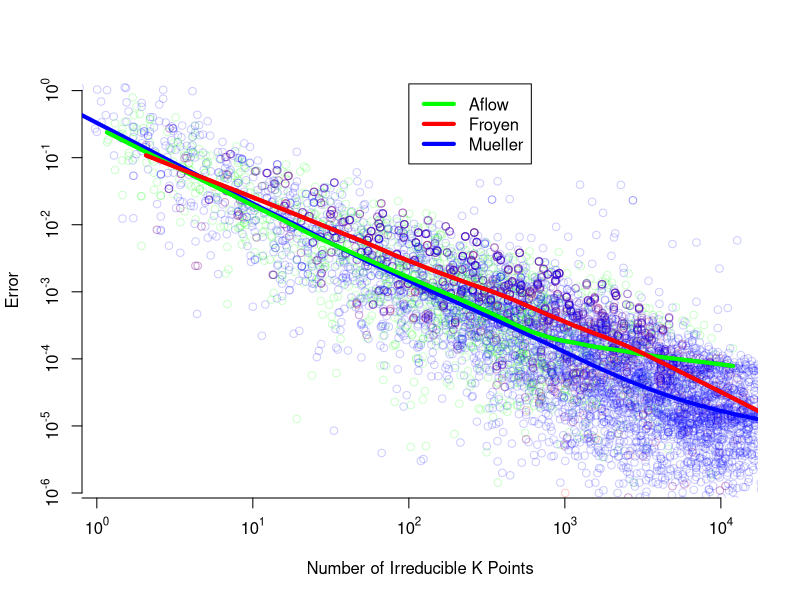

This figure's R source:
aflow <- read.delim("Aflow_metals_kpd.csv",header=F,sep="\t")
froy_v <- read.delim("Froyen_VASP_metals_kpd.csv",header=F,sep="\t")
froy <- read.delim("Froyen_metals_kpd.csv",header=F,sep="\t")
muel <- read.delim("Mueller_metals_kpd.csv",header=F,sep="\t")
library("scales")
mycol=c("green","red","blue")
opa.a <- 0.2
span.sm <- 0.5
pdf("ErrorComparison.pdf",height=5,width=7)
x<-aflow
x<-log10(x)
plot(x[,1],x[,2],col=alpha(mycol[1],opa.a),xlab="Number of Irreducible K Points",ylab="Error",axes=F)
ticks <- c(-.5,0,1,2,3,4)
labs <- sapply(ticks, function(i) as.expression(bquote(10^ .(i))))
axis(1,at=ticks,labels=labs)
ticks <- seq(0,-6, by=-1)
labs <- sapply(ticks, function(i) as.expression(bquote(10^ .(i))))
axis(2,at=ticks,labels=labs)
ff1<-loess.smooth(x[,1],x[,2],span=span.sm,evaluation=200)
lines(ff1$x,ff1$y,col=mycol[1],lwd=4)
x<-froy
x<-log10(x)
points(x[,1],x[,2],col=alpha(mycol[2],opa.a))
ff2<-loess.smooth(x[,1],x[,2],span=span.sm,evaluation=200)
lines(ff2$x,ff2$y,col=mycol[2],lwd=4)
x<-muel
x<-log10(x)
points(x[,1],x[,2],col=alpha(mycol[3],opa.a))
ff3<-loess.smooth(x[,1],x[,2],span=span.sm,evaluation=200)
x<-froy_v
x<-log10(x)
points(x[,1],x[,2],col=alpha(mycol[3],opa.a))
ff4<-loess.smooth(x[,1],x[,2],span=span.sm,evaluation=200)
write.csv(ff1,file="Aflow_kpd_loess.csv",row.names=FALSE)
write.csv(ff2,file="Froyen_kpd_loess.csv",row.names=FALSE)
write.csv(ff3,file="Muel_kpd_loess.csv",row.names=FALSE)
write.csv(ff4,file="Froyen_VASP_kpd_loess.csv",row.names=FALSE)



lines(ff3$x,ff3$y,col=mycol[3],lwd=4)
lines(ff1$x,ff1$y,col=mycol[1],lwd=4)
lines(ff2$x,ff2$y,col=mycol[2],lwd=4)

legend(2,.1,c("Aflow","Froyen","Mueller"),lwd=4,col=mycol)
dev.off()
 